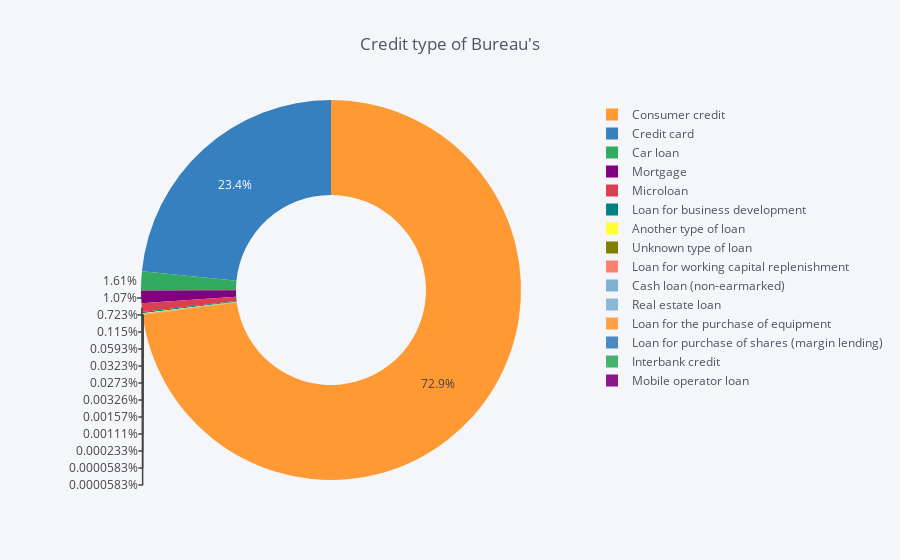

Notebook cell for this chart:
### Markdown cell above
### CREDIT_TYPE

### Code cell
temp = bureau["CREDIT_TYPE"].value_counts()
df = pd.DataFrame({'labels': temp.index,
                   'values': temp.values
                  })
df.iplot(kind='pie',labels='labels',values='values', title='Credit type of Bureau\'s', hole = 0.5)

### Figure 1 — Plotly figure (JSON) as saved in the notebook; plotly's stock layout.template omitted (floating-point values rounded to 4 significant figures)
{"data": [{"hole": 0.5, "labels": ["Consumer credit", "Credit card", "Car loan", "Mortgage", "Microloan", "Loan for business development", "Another type of loan", "Unknown type of loan", "Loan for working capital replenishment", "Cash loan (non-earmarked)", "Real estate loan", "Loan for the purchase of equipment", "Loan for purchase of shares (margin lending)", "Interbank credit", "Mobile operator loan"], "marker": {"colors": ["rgba(255, 153, 51, 1.0)", "rgba(55, 128, 191, 1.0)", "rgba(50, 171, 96, 1.0)", "rgba(128, 0, 128, 1.0)", "rgba(219, 64, 82, 1.0)", "rgba(0, 128, 128, 1.0)", "rgba(255, 255, 51, 1.0)", "rgba(128, 128, 0, 1.0)", "rgba(251, 128, 114, 1.0)", "rgba(128, 177, 211, 1.0)", "rgba(128, 177, 211, 0.8999999999999999)", "rgba(255, 153, 51, 0.8999999999999999)", "rgba(55, 128, 191, 0.8999999999999999)", "rgba(50, 171, 96, 0.8999999999999999)", "rgba(128, 0, 128, 0.8999999999999999)"]}, "name": "", "type": "pie", "values": [1251615, 402195, 27690, 18391, 12413, 1975, 1017, 555, 469, 56, 27, 19, 4, 1, 1]}], "layout": {"legend": {"bgcolor": "#F5F6F9", "font": {"color": "#4D5663"}}, "paper_bgcolor": "#F5F6F9", "plot_bgcolor": "#F5F6F9", "title": "Credit type of Bureau's", "titlefont": {"color": "#4D5663"}}}
